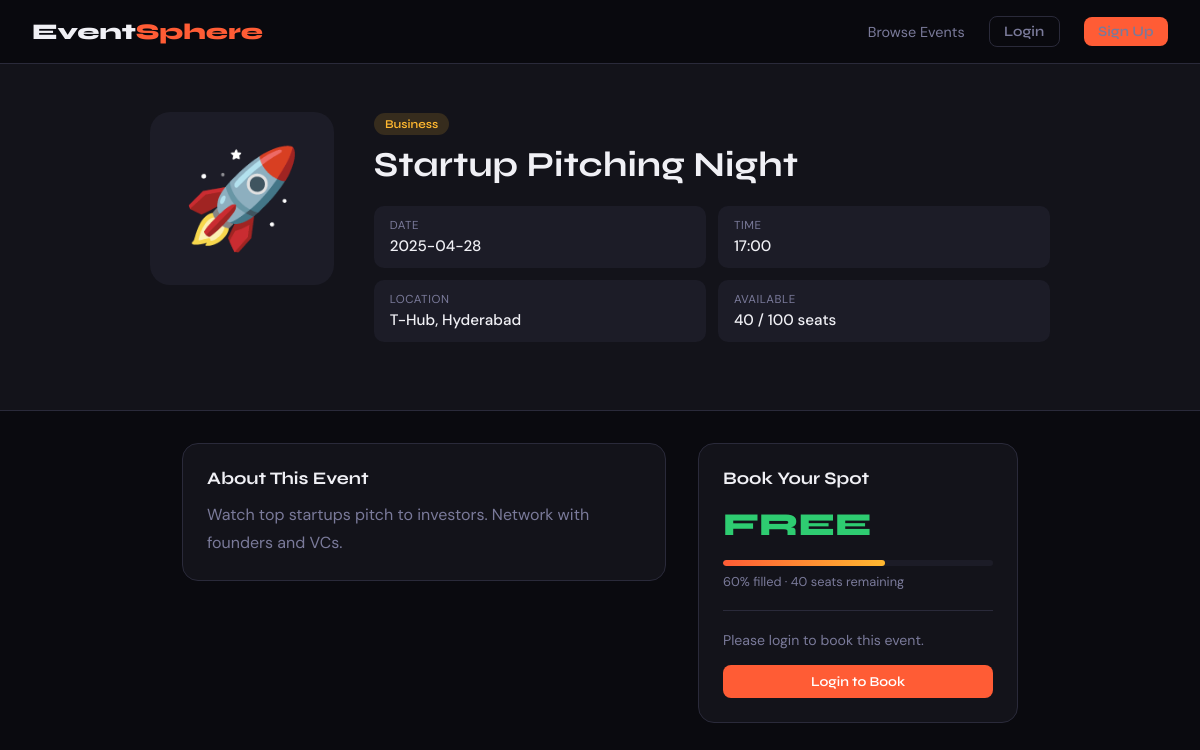
Page /event/e3 on the committed database.
### tables this page shows
CREATE TABLE events (
                id           TEXT PRIMARY KEY,
                title        TEXT NOT NULL,
                category     TEXT NOT NULL,
                date         TEXT NOT NULL,
                time         TEXT NOT NULL,
                location     TEXT NOT NULL,
                description  TEXT NOT NULL,
                price        INTEGER NOT NULL DEFAULT 0,
                total_seats  INTEGER NOT NULL,
                booked_seats INTEGER NOT NULL DEFAULT 0,
                image_emoji  TEXT NOT NULL DEFAULT '🎉',
                organizer    TEXT NOT NULL
            );

### app.py (the view)
@app.route('/event/<event_id>')
def event_detail(event_id):
    event = get_event(event_id)
    if not event:
        flash('Event not found.', 'error')
        return redirect(url_for('index'))
    available = event['total_seats'] - event['booked_seats']
    user_booked = False
    if 'user' in session:
        with get_db() as conn:
            user_booked = conn.execute(
                "SELECT 1 FROM bookings WHERE username=? AND event_id=?",
                (session['user'], event_id)).fetchone() is not None
    return render_template('event_detail.html', event=event, available=available, user_booked=user_booked)

### app.py (called while the page is built)
def get_db():
    conn = sqlite3.connect(DB_PATH)
    conn.row_factory = sqlite3.Row
    return conn

def row_to_dict(row):
    return dict(row) if row else None

def get_event(event_id):
    with get_db() as conn:
        row = conn.execute("SELECT * FROM events WHERE id=?", (event_id,)).fetchone()
    return row_to_dict(row)

### templates/event_detail.html (shortened to what this page needs)
{% extends "base.html" %}
{% block content %}
{% set cat_class = {'Technology':'tag-tech','Music':'tag-music','Business':'tag-business','Workshop':'tag-workshop'} %}
{% set fill = (event.booked_seats / event.total_seats * 100)|int %}
<div class="event-hero">
  <div class="event-hero-inner">
    <div class="event-big-emoji">{{ event.image_emoji }}</div>
    <div class="event-info">
      <span class="tag {{ cat_class.get(event.category, 'tag-other') }}">{{ event.category }}</span>
      <h1>{{ event.title }}</h1>
      <div class="meta-grid">
        <div class="meta-item"><div class="label">Date</div><div class="value">{{ event.date }}</div></div>
        <div class="meta-item"><div class="label">Time</div><div class="value">{{ event.time }}</div></div>
        <div class="meta-item"><div class="label">Location</div><div class="value">{{ event.location }}</div></div>
        <div class="meta-item"><div class="label">Available</div><div class="value">{{ available }} / {{ event.total_seats }} seats</div></div>
      </div>
    </div>
  </div>
</div>
<div class="content-area">
  <div>
    <div class="description-box card" style="padding:1.5rem;">
      <h3>About This Event</h3>
      <p>{{ event.description }}</p>
    </div>
  </div>
  <div class="booking-box">
    <h3>Book Your Spot</h3>
    <div class="big-price {% if event.price == 0 %}free{% endif %}">
      {% if event.price == 0 %}FREE{% else %}₹{{ event.price }}<span style="font-size:1rem; color:var(--muted); font-weight:400;"> /seat</span>{% endif %}
    </div>
    <div class="seats-bar"><div class="seats-fill" style="width:{{ fill }}%"></div></div>
    <div style="font-size:0.8rem; color:var(--muted);">{{ fill }}% filled · {{ available }} seats remaining</div>
    <div class="divider"></div>
    {% if user_booked %}
      <div class="already-booked">✅ You've booked this event!</div>
      <a href="/my-bookings" class="btn btn-outline" style="width:100%; justify-content:center; margin-top:0.75rem;">View My Bookings</a>
    {% elif available == 0 %}
      <div class="sold-out">😢 Sold Out</div>
    {% elif not session.user %}
      <p style="font-size:0.88rem; color:var(--muted); margin-bottom:1rem;">Please login to book this event.</p>
      <a href="/login" class="btn btn-primary" style="width:100%; justify-content:center;">Login to Book</a>
    {% endif %}
  </div>
</div>
{% endblock %}

### templates/base.html (style rules this page uses)
:root { --bg: #0a0a0f; --surface: #13131a; --surface2: #1c1c27; --accent: #ff5c35; --accent2: #ffb830; --text: #f0f0f5; --muted: #7a7a9a; --border: #2a2a3a; --success: #2ecc71; --error: #e74c3c; }
* { margin: 0; padding: 0; box-sizing: border-box; }
body { background: var(--bg); color: var(--text); font-family: 'DM Sans', sans-serif; min-height: 100vh; }
h1,h2,h3,h4 { font-family: 'Syne', sans-serif; }
.btn { display: inline-flex; align-items: center; gap: 0.4rem; padding: 0.5rem 1.2rem; border-radius: 8px; font-family: 'Syne', sans-serif; font-size: 0.85rem; font-weight: 600; cursor: pointer; text-decoration: none; border: none; transition: all 0.2s; }
.btn-primary { background: var(--accent); color: white; }
.card { background: var(--surface); border: 1px solid var(--border); border-radius: 16px; overflow: hidden; transition: all 0.3s; }
.tag { display: inline-block; padding: 0.25rem 0.7rem; border-radius: 20px; font-size: 0.75rem; font-weight: 600; font-family: 'Syne', sans-serif; }
.tag-business { background: rgba(255,184,48,0.15); color: var(--accent2); }

### templates/event_detail.html (style rules this page uses)
.event-hero { padding: 3rem 2rem; background: var(--surface); border-bottom: 1px solid var(--border); }
.event-hero-inner { max-width: 900px; margin: 0 auto; display: flex; gap: 2.5rem; align-items: flex-start; flex-wrap: wrap; }
.event-big-emoji { font-size: 6rem; background: var(--surface2); border-radius: 20px; padding: 1.5rem 2rem; flex-shrink: 0; }
.event-info { flex: 1; min-width: 260px; }
.event-info h1 { font-size: clamp(1.5rem, 4vw, 2.2rem); margin: 0.5rem 0; }
.meta-grid { display: grid; grid-template-columns: 1fr 1fr; gap: 0.75rem; margin: 1.25rem 0; }
.meta-item { background: var(--surface2); border-radius: 10px; padding: 0.75rem 1rem; }
.meta-item .label { font-size: 0.72rem; color: var(--muted); text-transform: uppercase; letter-spacing: 0.05em; margin-bottom: 0.2rem; }
.meta-item .value { font-size: 0.95rem; font-weight: 500; }
.content-area { max-width: 900px; margin: 2rem auto; padding: 0 2rem; display: grid; grid-template-columns: 1fr 320px; gap: 2rem; align-items: start; }
.description-box h3 { font-size: 1.1rem; margin-bottom: 0.75rem; }
.description-box p { color: var(--muted); line-height: 1.7; }
.booking-box { background: var(--surface); border: 1px solid var(--border); border-radius: 16px; padding: 1.5rem; position: sticky; top: 84px; }
.booking-box h3 { font-size: 1.1rem; margin-bottom: 1rem; }
.big-price { font-family: 'Syne', sans-serif; font-size: 2rem; font-weight: 800; color: var(--accent); }
.big-price.free { color: var(--success); }
.seats-bar { height: 6px; background: var(--surface2); border-radius: 3px; margin: 1rem 0 0.4rem; overflow: hidden; }
.seats-fill { height: 100%; border-radius: 3px; background: linear-gradient(90deg, var(--accent), var(--accent2)); }
.divider { height: 1px; background: var(--border); margin: 1.25rem 0; }

### rows in the picture
events: image_emoji "🚀", category "Business", title "Startup Pitching Night", date "2025-04-28", time "17:00", location "T-Hub, Hyderabad", total_seats "100", description "Watch top startups pitch to investors. Network with founders and VCs."

### other values in the picture
{{ available }} "40"
{{ fill }} "60"
